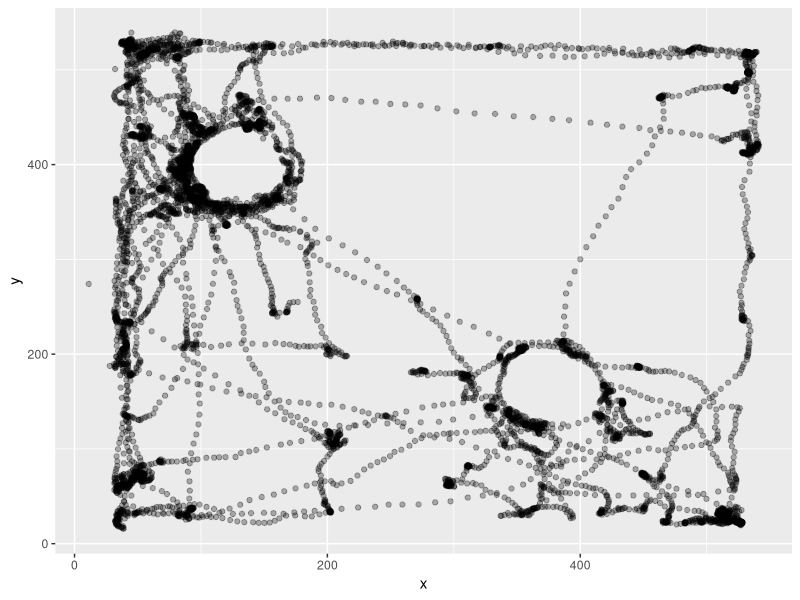

Generate this figure with R: (Note: this script raises an error after producing the figure.)
rm(list = ls())
library(tidyverse)
SimilarLearn <- read_csv("240730_r1584_0_baseline_learn.csv")
SimilarLearn <- SimilarLearn %>%
  select(!15:24) %>%
  filter(Value.Item1.Item1.Item2>164) %>%
  rename(pixelx = Value.Item1.Item1.Item3.X, pixely = Value.Item1.Item1.Item3.Y, TimePoint = Value.Item1.Item1.Item2) %>%
  select(!1, !14) %>%
  filter(!Value.Item2 == TRUE) %>%
  na.omit 
x1 <- c(SimilarLearn$pixelx)
y1 <- c(SimilarLearn$pixely)
df1 <- data.frame(x = x1, y = y1)
p1 <- ggplot(df1, aes(x = x, y = y)) +
  geom_point(alpha = 0.3)
p1
library(ggforce)
#Blue represents gnome, red represents green jar.
p1circle <- p1 + geom_circle(aes(x0 = 376, y0 = 168, r = 60), color = "purple")
p1circle <- p1circle + geom_circle(aes(x0 = 130, y0 = 393, r = 60), color = "purple")
p1circle
radius <- 60
center_x1 <- 376
center_y1 <- 168
df1$distance <- sqrt((df1$x - center_x1)^2 + (df1$y - center_y1)^2)
points_in_circle1 <- sum(df1$distance <= radius)
print(points_in_circle1)
center_x2 <- 130
center_y2 <- 393
df1$distance1 <- sqrt((df1$x - center_x2)^2 + (df1$y - center_y2)^2)
points_in_circle2 <- sum(df1$distance1 <= radius)
print(points_in_circle2)

BaselineLearn <- read_csv("240730_r1584_different_1.csv")
BaselineLearn <- BaselineLearn %>%
  select(!15:24) %>%
  filter(Value.Item1.Item1.Item2>153) %>%
  rename(pixelx = Value.Item1.Item1.Item3.X, pixely = Value.Item1.Item1.Item3.Y, TimePoint = Value.Item1.Item1.Item2) %>%
  select(!1, !14) %>%
  na.omit
Baselinelearn <- BaselineLearn %>%
  filter(!Value.Item2 == TRUE) 
x2 <- c(BaselineLearn$pixelx)
y2 <- c(BaselineLearn$pixely)
df2 <- data.frame(x = x2, y = y2)
p2 <- ggplot(df2, aes(x = x2, y = y2)) +
  geom_point(alpha = 0.3)
p2
p2circle <- p2 + geom_circle(aes(x0 = 502, y0 = 258, r = 65), color = "green")
p2circle <- p2circle + geom_circle(aes(x0 = 225, y0 = 473, r = 65), color = "green")
p2circle
radius <- 65
center_x1 <- 502
center_y1 <- 258
df2$distance <- sqrt((df2$x - center_x1)^2 + (df2$y - center_y1)^2)
points_in_circle2 <- sum(df2$distance <= radius)
print(points_in_circle2)
center_x2 <- 225
center_y2 <- 473
df2$distance1 <- sqrt((df2$x - center_x2)^2 + (df2$y - center_y2)^2)
points_in_circle2 <- sum(df2$distance1 <= radius)
print(points_in_circle2)

SimilarTest <- read_csv("240730_r1584_different_2.csv")
SimilarTest <- SimilarTest %>%
  select(!15:24) %>%
  filter(Value.Item1.Item1.Item2>126) %>%
  rename(pixelx = Value.Item1.Item1.Item3.X, pixely = Value.Item1.Item1.Item3.Y, TimePoint = Value.Item1.Item1.Item2) %>%
  select(!1, !14) %>%
  na.omit
SimilarTest <- SimilarTest %>%
  filter(!Value.Item2 == TRUE)
x3 <- c(SimilarTest$pixelx)
y3 <- c(SimilarTest$pixely)
df3 <- data.frame(x = x3, y = y3)
p3 <- ggplot(df3, aes(x = x3, y = y3)) +
  geom_point(alpha = 0.3)
p3
p3circle <- p3 + geom_circle(aes(x0 = 502, y0 = 258, r = 65), color = "green")
p3circle <- p3circle + geom_circle(aes(x0 = 225, y0 = 473, r = 65), color = "purple") +
  ggtitle("baseline")
p3circle
radius <- 65
center_x3 <- 502
center_y3 <- 258
df3$distance <- sqrt((df3$x - center_x3)^2 + (df3$y - center_y3)^2)
points_in_circle3 <- sum(df3$distance <= radius)
print(points_in_circle3)
center_x3 <- 225
center_y3 <- 473
df3$distance1 <- sqrt((df3$x - center_x3)^2 + (df3$y - center_y3)^2)
points_in_circle3 <- sum(df3$distance1 <= radius)
print(points_in_circle3)

DifferentLearn <- read_csv("240730_r1584_3_similar_learn.csv")
DifferentLearn <- DifferentLearn %>%
  select(!15:24) %>%
  filter(Value.Item1.Item1.Item2>268) %>%
  rename(pixelx = Value.Item1.Item1.Item3.X, pixely = Value.Item1.Item1.Item3.Y, TimePoint = Value.Item1.Item1.Item2) %>%
  select(!1, !14) %>%
  na.omit
DifferentLearn <- DifferentLearn %>%
  filter(!Value.Item2 == TRUE)
x4 <- c(DifferentLearn$pixelx)
y4 <- c(DifferentLearn$pixely)
df4 <- data.frame(x = x4, y = y4)
p4 <- ggplot(df4, aes(x = x4, y = y4)) +
  geom_point(alpha = 0.3)
p4
p4circle <- p4 + geom_circle(aes(x0 = 386, y0 = 170, r = 60), color = "red")
p4circle <- p4circle + geom_circle(aes(x0 = 130, y0 = 398, r = 60), color = "red")
p4circle
radius <- 60
center_x4 <- 386
center_y4 <- 170
df4$distance <- sqrt((df4$x - center_x4)^2 + (df4$y - center_y4)^2)
points_in_circle4 <- sum(df4$distance <= radius)
print(points_in_circle4)
center_x4 <- 130
center_y4 <- 398
df4$distance1 <- sqrt((df4$x - center_x4)^2 + (df4$y - center_y4)^2)
points_in_circle4 <- sum(df4$distance1 <= radius)
print(points_in_circle4)

BaselineLearn1 <- read_csv("240730_r1584_4_baseline_learn.csv")
BaselineLearn1 <- BaselineLearn1 %>%
  select(!15:24) %>%
  filter(Value.Item1.Item1.Item2>67) %>%
  rename(pixelx = Value.Item1.Item1.Item3.X, pixely = Value.Item1.Item1.Item3.Y, TimePoint = Value.Item1.Item1.Item2) %>%
  select(!1, !14) %>%
  na.omit %>%
  filter(!Value.Item2 == TRUE)
x5 <- c(BaselineLearn1$pixelx)
y5 <- c(BaselineLearn1$pixely)
df5 <- data.frame(x = x5, y = y5)
p5 <- ggplot(df5, aes(x = x5, y = y5)) +
  geom_point(alpha = 0.3)
p5
p5circle <- p5 + geom_circle(aes(x0 = 386, y0 = 165, r = 60), color = "blue")
p5circle <- p5circle + geom_circle(aes(x0 = 130, y0 = 393, r = 60), color = "blue")
p5circle
radius <- 60
center_x5 <- 386
center_y5 <- 165
df5$distance <- sqrt((df5$x - center_x5)^2 + (df5$y - center_y5)^2)
points_in_circle5 <- sum(df5$distance <= radius)
print(points_in_circle5)
center_x6 <- 130
center_y6 <- 393
df5$distance1 <- sqrt((df5$x - center_x6)^2 + (df5$y - center_y6)^2)
points_in_circle6 <- sum(df5$distance1 <= radius)
print(points_in_circle6)

DifferentTest <- read_csv("240730_r1584_5_baseline_test.csv")
DifferentTest <- DifferentTest %>%
  select(!15:24) %>%
  filter(Value.Item1.Item1.Item2>84) %>%
  rename(pixelx = Value.Item1.Item1.Item3.X, pixely = Value.Item1.Item1.Item3.Y, TimePoint = Value.Item1.Item1.Item2) %>%
  select(!1, !14) %>%
  filter(!Value.Item2 == TRUE) %>%
  na.omit
x6 <- c(DifferentTest$pixelx)
y6 <- c(DifferentTest$pixely)
df6 <- data.frame(x = x6, y = y6)
p6 <- ggplot(df6, aes(x = x6, y = y6)) +
  geom_point(alpha = 0.3)
p6
p6circle <- p6 + geom_circle(aes(x0 = 386, y0 = 168, r = 60), color = "blue")
p6circle <- p6circle + geom_circle(aes(x0 = 140, y0 = 393, r = 60), color = "red")
p6circle
radius <- 60
center_x6 <- 386
center_y6 <- 168
df6$distance <- sqrt((df6$x - center_x6)^2 + (df6$y - center_y6)^2)
points_in_circle6 <- sum(df6$distance <= radius)
print(points_in_circle6)
center_x6 <- 130
center_y6 <- 393
df6$distance1 <- sqrt((df6$x - center_x6)^2 + (df6$y - center_y6)^2)
points_in_circle6 <- sum(df6$distance1 <= radius)
print(points_in_circle6)
